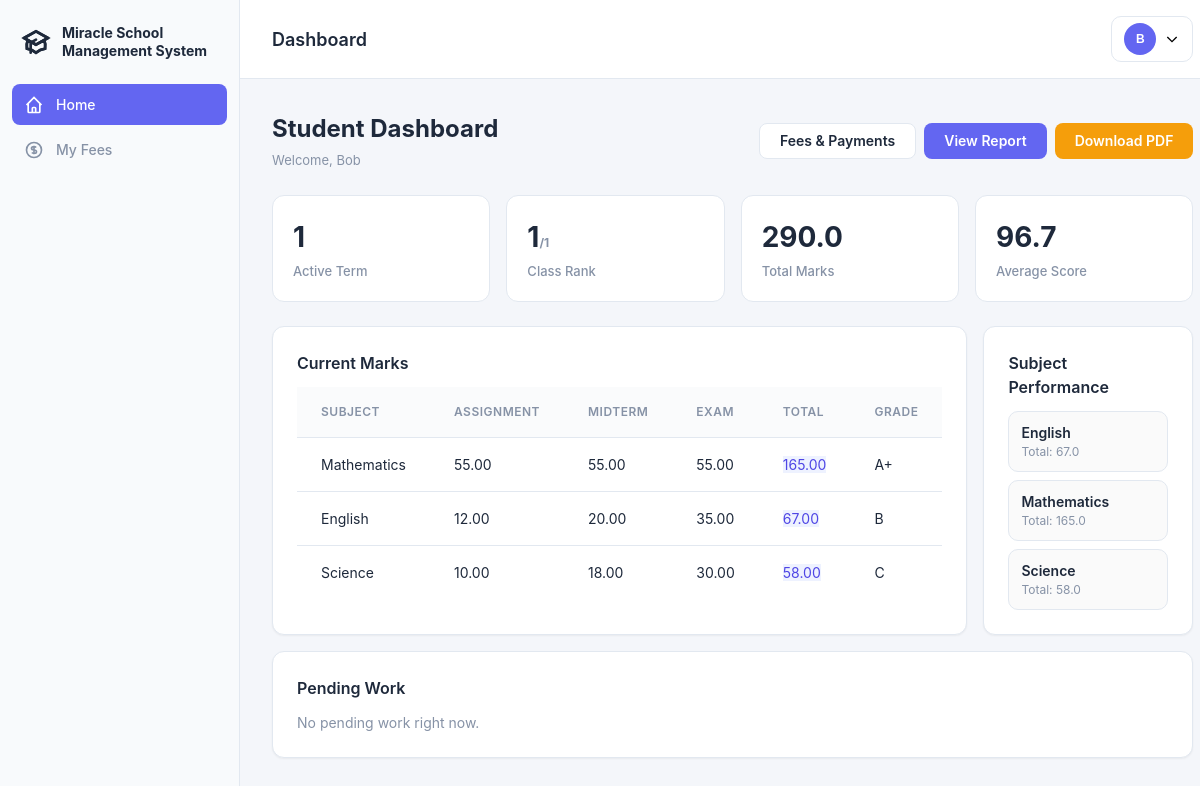
Screenshot of /student/dashboard/ (signed in) with the database file from the repository.
### school/models.py (models this page shows, shortened)
class User(AbstractUser):
    USER_TYPE_CHOICES = (
        ('admin', 'Administrator'),
        ('teacher', 'Teacher'),
        ('student', 'Student'),
        ('bursar', 'Bursar'),
    )
    user_type = models.CharField(max_length=10, choices=USER_TYPE_CHOICES)
    phone = models.CharField(max_length=15, blank=True, null=True)
    address = models.TextField(blank=True, null=True)
    class Meta:
        db_table = 'users'

class Student(models.Model):
    user = models.OneToOneField(User, on_delete=models.CASCADE)
    admission_number = models.CharField(max_length=20, unique=True)
    student_class = models.ForeignKey(Class, on_delete=models.SET_NULL, null=True)
    date_of_birth = models.DateField()
    guardian_name = models.CharField(max_length=100)
    guardian_phone = models.CharField(max_length=15)
    photo = models.ImageField(upload_to='students/photos/', blank=True, null=True)
    is_graduated = models.BooleanField(default=False)
    graduation_year = models.CharField(max_length=9, blank=True, null=True)
    class Meta:
        db_table = 'students'

class Term(models.Model):
    TERM_CHOICES = (
        ('1', 'Term 1'),
        ('2', 'Term 2'),
        ('3', 'Term 3'),
    )
    term = models.CharField(max_length=1, choices=TERM_CHOICES)
    academic_year = models.CharField(max_length=9)
    start_date = models.DateField()
    end_date = models.DateField()
    is_active = models.BooleanField(default=False)
    class Meta:
        db_table = 'terms'
        unique_together = ['term', 'academic_year']

class Mark(models.Model):
    student = models.ForeignKey(Student, on_delete=models.CASCADE)
    subject = models.ForeignKey(Subject, on_delete=models.CASCADE)
    term = models.ForeignKey(Term, on_delete=models.CASCADE)
    class_assigned = models.ForeignKey(Class, on_delete=models.CASCADE)
    teacher = models.ForeignKey(Teacher, on_delete=models.SET_NULL, null=True)
    assignment_marks = models.DecimalField(max_digits=5, decimal_places=2,
                                          validators=[MinValueValidator(0), MaxValueValidator(20)],
                                          default=0)
    midterm_marks = models.DecimalField(max_digits=5, decimal_places=2,
                                       validators=[MinValueValidator(0), MaxValueValidator(30)],
                                       default=0)
    exam_marks = models.DecimalField(max_digits=5, decimal_places=2,
                                    validators=[MinValueValidator(0), MaxValueValidator(50)],
                                    default=0)
    total_marks = models.DecimalField(max_digits=5, decimal_places=2, default=0)
    grade = models.CharField(max_length=2, blank=True)
    created_at = models.DateTimeField(auto_now_add=True)
    updated_at = models.DateTimeField(auto_now=True)
    class Meta:
        db_table = 'marks'
        unique_together = ['student', 'subject', 'term', 'class_assigned']

class Subject(models.Model):
    name = models.CharField(max_length=100)
    code = models.CharField(max_length=10, unique=True)
    description = models.TextField(blank=True)
    class Meta:
        db_table = 'subjects'

### school/views.py (the view)
# urls.py: path('student/dashboard/', views.student_dashboard, name='student_dashboard'),
@login_required
@user_passes_test(is_student)
def student_dashboard(request):
    student = Student.objects.get(user=request.user)
    active_term = Term.objects.filter(is_active=True).first()
    current_marks = Mark.objects.filter(
        student=student,
        term=active_term
    ).select_related('subject', 'teacher') if active_term else []
    if active_term:
        overall_stats = current_marks.aggregate(
            total_marks=Sum('total_marks'),
            average_score=Avg('assignment_marks')  # placeholder, will fix below
        )
        total_marks_list = list(current_marks.values_list('total_marks', flat=True))
        if total_marks_list:
            overall_stats['average_score'] = sum(total_marks_list) / len(total_marks_list)
        else:
            overall_stats['average_score'] = 0
        subject_performance = current_marks.values(
            'subject__name'
        ).annotate(
            marks=Sum('total_marks'),
            assignments_done=Count('assignment_marks', filter=~Q(assignment_marks=0)),
            total_assignments=Count('assignment_marks'),
            exams_done=Count('exam_marks', filter=~Q(exam_marks=0)),
            total_exams=Count('exam_marks')
        )
        class_ranks = Mark.objects.filter(
            term=active_term,
            class_assigned=student.student_class
        ).values('student_id').annotate(
            avg_score=Avg('total_marks')
        ).order_by('-avg_score')
        student_rank = next(
            (i for i, x in enumerate(class_ranks, 1) if x['student_id'] == student.id),
            None
        )
        pending_work = current_marks.filter(
            Q(assignment_marks=0) | Q(exam_marks=0)
        ).values('subject__name', 'assignment_marks', 'exam_marks')
    else:
        overall_stats = None
        subject_performance = []
        student_rank = None
        pending_work = []
    context = {
        'student': student,
        'active_term': active_term,
        'current_marks': current_marks,
        'overall_stats': overall_stats,
        'subject_performance': subject_performance,
        'class_rank': student_rank,
        'total_students': student.student_class.student_set.count(),
        'pending_work': pending_work
    }
    return render(request, 'student/dashboard.html', context)

### school/templates/student/dashboard.html (shortened to what this page needs)
{% extends 'base_dashboard.html' %}
{% block content %}
  <div class="content-header">
    <div>
      <h1 class="content-title">Student Dashboard</h1>
      <p class="content-subtitle">Welcome, {{ student.user.get_full_name }}</p>
    </div>
    <div style="display:flex;gap:8px;flex-wrap:wrap">
      <a class="btn btn-outline" href="{% url 'student_my_fees' %}">Fees & Payments</a>
      {% if active_term %}
        <a class="btn btn-primary" href="{% url 'view_report' active_term.id %}">View Report</a>
        <a class="btn btn-warning" href="/report/pdf/{{ student.id }}/{{ active_term.id }}/" target="_blank" rel="noopener">Download PDF</a>
      {% endif %}
    </div>
  </div>
  <div class="stats-grid">
    <div class="stat-card">
      <div class="stat-value">{% if active_term %}{{ active_term.term }}{% else %}-{% endif %}</div>
      <div class="stat-label">Active Term</div>
    </div>
    <div class="stat-card">
      <div class="stat-value">{% if class_rank %}{{ class_rank }}<span style="font-size:12px;color:var(--muted)">/{{ total_students }}</span>{% else %}-{% endif %}</div>
      <div class="stat-label">Class Rank</div>
    </div>
    <div class="stat-card">
      <div class="stat-value">{% if overall_stats and overall_stats.total_marks %}{{ overall_stats.total_marks|floatformat:1 }}{% else %}0{% endif %}</div>
      <div class="stat-label">Total Marks</div>
    </div>
    <div class="stat-card">
      <div class="stat-value">{% if overall_stats %}{{ overall_stats.average_score|floatformat:1 }}{% else %}0{% endif %}</div>
      <div class="stat-label">Average Score</div>
    </div>
  </div>
  <div class="grid" style="display:grid;grid-template-columns:2fr 1fr;gap:16px">
    <div class="card">
      <h3 style="margin-bottom:12px;font-size:16px;font-weight:600">Current Marks</h3>
      <table>
        <thead>
          <tr>
            <th>Subject</th>
            <th>Assignment</th>
            <th>Midterm</th>
            <th>Exam</th>
            <th>Total</th>
            <th>Grade</th>
          </tr>
        </thead>
        <tbody>
          {% for m in current_marks %}
            <tr>
              <td style="text-align:left">{{ m.subject.name }}</td>
              <td>{{ m.assignment_marks }}</td>
              <td>{{ m.midterm_marks }}</td>
              <td>{{ m.exam_marks }}</td>
              <td><span class="badge" style="background:#eef2ff;color:#4f46e5">{{ m.total_marks }}</span></td>
              <td>{{ m.grade }}</td>
            </tr>
          {% empty %}
            <tr><td colspan="6" style="text-align:center;color:var(--muted);padding:12px">No marks available for the active term.</td></tr>
          {% endfor %}
        </tbody>
      </table>
    </div>
    <div class="card">
      <h3 style="margin-bottom:12px;font-size:16px;font-weight:600">Subject Performance</h3>
      <div style="display:flex;gap:8px;flex-wrap:wrap">
        {% for s in subject_performance %}
          <div style="padding:10px 12px;border:1px solid var(--border);border-radius:10px;background:#fafafa;min-width:160px">
            <div style="font-weight:600;color:var(--text)">{{ s.subject__name }}</div>
            <div style="font-size:12px;color:var(--muted)">Total: {{ s.marks|floatformat:1 }}</div>
          </div>
        {% empty %}
          <div style="color:var(--muted)">No subject performance yet.</div>
        {% endfor %}
      </div>
    </div>
  </div>
  <div class="card" style="margin-top:16px">
    <h3 style="margin-bottom:12px;font-size:16px;font-weight:600">Pending Work</h3>
    <div style="display:flex;flex-direction:column;gap:8px">
      {% for p in pending_work %}
        <div style="display:flex;justify-content:space-between;gap:12px;padding:10px;border:1px solid var(--border);border-radius:10px">
          <div>
            <div style="font-weight:600">{{ p.subject__name }}</div>
            <div style="font-size:12px;color:var(--muted)">
              {% if p.assignment_marks == 0 %}<span class="badge" style="background:#fff7ed;color:#9a3412">Assignment pending</span>{% endif %}
              {% if p.exam_marks == 0 %}<span class="badge" style="background:#fee2e2;color:#b91c1c">Exam pending</span>{% endif %}
            </div>
          </div>
        </div>
      {% empty %}
        <div style="color:var(--muted)">No pending work right now.</div>
      {% endfor %}
    </div>
  </div>
{% endblock %}

### school/templates/base_dashboard.html (shortened to what this page needs)
<!doctype html>
<html lang="en">
<head>
  {% load static %}
  <link rel="stylesheet" href="{% static 'css/style.css' %}">
</head>
<body>
  <div class="dashboard-wrapper">
    <aside class="sidebar">
      <a href="{% if request.user.user_type == 'admin' %}{% url 'admin_dashboard' %}{% elif request.user.user_type == 'teacher' %}{% url 'teacher_dashboard' %}{% elif request.user.user_type == 'student' %}{% url 'student_dashboard' %}{% elif request.user.user_type == 'bursar' %}{% url 'bursar_dashboard' %}{% else %}{% url 'login_select' %}{% endif %}" class="sidebar-brand">
        <span>Miracle School<br/>Management System</span>
      </a>
      <ul class="sidebar-menu">
        {% if request.user.is_authenticated %}
          {% if request.user.user_type == 'admin' %}
            <li><a href="{% url 'admin_dashboard' %}" class="{% if request.resolver_match.url_name == 'admin_dashboard' %}active{% endif %}">
              <svg viewBox="0 0 24 24" fill="none" stroke="currentColor" stroke-width="2"><path d="M3 12l2-2m0 0l7-7 7 7M5 10v10a1 1 0 001 1h3m10-11l2 2m-2-2v10a1 1 0 01-1 1h-3m-6 0a1 1 0 001-1v-4a1 1 0 011-1h2a1 1 0 011 1v4a1 1 0 001 1m-6 0h6"/></svg>
              Home
            </a></li>
            <li><a href="{% url 'manage_students' %}" class="{% if 'students' in request.path %}active{% endif %}">
              <svg viewBox="0 0 24 24" fill="none" stroke="currentColor" stroke-width="2"><path d="M12 4.354a4 4 0 110 5.292M15 21H3v-1a6 6 0 0112 0v1zm0 0h6v-1a6 6 0 00-9-5.197M13 7a4 4 0 11-8 0 4 4 0 018 0z"/></svg>
              Students
            </a></li>
            <li><a href="{% url 'manage_teachers' %}" class="{% if 'teachers' in request.path %}active{% endif %}">
              <svg viewBox="0 0 24 24" fill="none" stroke="currentColor" stroke-width="2"><path d="M17 20h5v-2a3 3 0 00-5.356-1.857M17 20H7m10 0v-2c0-.656-.126-1.283-.356-1.857M7 20H2v-2a3 3 0 015.356-1.857M7 20v-2c0-.656.126-1.283.356-1.857m0 0a5.002 5.002 0 019.288 0M15 7a3 3 0 11-6 0 3 3 0 016 0zm6 3a2 2 0 11-4 0 2 2 0 014 0zM7 10a2 2 0 11-4 0 2 2 0 014 0z"/></svg>
              Teachers
            </a></li>
            <li><a href="{% url 'manage_fees' %}">
              <svg viewBox="0 0 24 24" fill="none" stroke="currentColor" stroke-width="2"><path d="M12 8c-1.657 0-3 .895-3 2s1.343 2 3 2 3 .895 3 2-1.343 2-3 2m0-8c1.11 0 2.08.402 2.599 1M12 8V7m0 1v8m0 0v1m0-1c-1.11 0-2.08-.402-2.599-1M21 12a9 9 0 11-18 0 9 9 0 0118 0z"/></svg>
              Fees
            </a></li>
            <li><a href="{% url 'bursar_dashboard' %}">
              <svg viewBox="0 0 24 24" fill="none" stroke="currentColor" stroke-width="2"><path d="M9 7h6m0 10v-3m-3 3h.01M9 17h.01M9 14h.01M12 14h.01M15 11h.01M12 11h.01M9 11h.01M7 21h10a2 2 0 002-2V5a2 2 0 00-2-2H7a2 2 0 00-2 2v14a2 2 0 002 2z"/></svg>
              Bursar
            </a></li>
            <li><a href="{% url 'promotion' %}">
              <svg viewBox="0 0 24 24" fill="none" stroke="currentColor" stroke-width="2"><path d="M13 7h8m0 0v8m0-8l-8 8-4-4-6 6"/></svg>
              Promotion
            </a></li>
            <li><a href="{% url 'admin_id_cards' %}" class="{% if 'id-cards' in request.path or '/id/' in request.path %}active{% endif %}">
              <svg viewBox="0 0 24 24" fill="none" stroke="currentColor" stroke-width="2"><path d="M15 14a3 3 0 11-6 0 3 3 0 016 0z"/><path d="M4 6a2 2 0 012-2h12a2 2 0 012 2v10a2 2 0 01-2 2H6a2 2 0 01-2-2V6z"/></svg>
              ID Cards
            </a></li>
          {% elif request.user.user_type == 'student' %}
            <li><a href="{% url 'student_dashboard' %}" class="active">
              <svg viewBox="0 0 24 24" fill="none" stroke="currentColor" stroke-width="2"><path d="M3 12l2-2m0 0l7-7 7 7M5 10v10a1 1 0 001 1h3m10-11l2 2m-2-2v10a1 1 0 01-1 1h-3m-6 0a1 1 0 001-1v-4a1 1 0 011-1h2a1 1 0 011 1v4a1 1 0 001 1m-6 0h6"/></svg>
              Home
            </a></li>
            <li><a href="{% url 'student_my_fees' %}">
              <svg viewBox="0 0 24 24" fill="none" stroke="currentColor" stroke-width="2"><path d="M12 8c-1.657 0-3 .895-3 2s1.343 2 3 2 3 .895 3 2-1.343 2-3 2m0-8c1.11 0 2.08.402 2.599 1M12 8V7m0 1v8m0 0v1m0-1c-1.11 0-2.08-.402-2.599-1M21 12a9 9 0 11-18 0 9 9 0 0118 0z"/></svg>
              My Fees
            </a></li>
          {% endif %}
        {% endif %}
      </ul>
    </aside>
    <div class="main-content">
      <div class="topbar">
        <div class="topbar-title">
          <h2 style="margin:0;font-size:18px;font-weight:600;color:var(--text)">{% block page_title %}Dashboard{% endblock %}</h2>
        </div>
        <div class="topbar-actions">
          <div class="user-menu-container">
            <button class="user-menu-trigger" onclick="document.getElementById('userDropdown').classList.toggle('active')">
              {% if request.user.student and request.user.student.photo %}
                <img src="{{ request.user.student.photo.url }}" alt="{{ request.user.get_full_name }}" class="user-avatar-img" />
              {% elif request.user.teacher and request.user.teacher.photo %}
                <img src="{{ request.user.teacher.photo.url }}" alt="{{ request.user.get_full_name }}" class="user-avatar-img" />
              {% else %}
                <div class="user-avatar">{{ request.user.first_name|slice:":1"|upper }}{{ request.user.last_name|slice:":1"|upper }}</div>
              {% endif %}
              <svg width="16" height="16" viewBox="0 0 24 24" fill="none" stroke="currentColor" stroke-width="2"><path d="M19 9l-7 7-7-7"/></svg>
            </button>
          </div>
        </div>
      </div>
      <div class="content-area">
        {% block content %}{% endblock %}
      </div>
    </div>
  </div>
</body>
</html>

### rows the page displays
User: user.first_name "B"
Student: user.get_full_name "Bob"
Term: term "1"
Mark: subject.name "Mathematics", assignment_marks "55.00", midterm_marks "55.00", exam_marks "55.00", total_marks "165.00", grade "A+"
Mark: subject.name "English", assignment_marks "12.00", midterm_marks "20.00", exam_marks "35.00", total_marks "67.00", grade "B"
Mark: subject.name "Science", assignment_marks "10.00", midterm_marks "18.00", exam_marks "30.00", total_marks "58.00", grade "C"
Subject: subject__name "English", marks "67.0"
Subject: subject__name "Mathematics", marks "165.0"
Subject: subject__name "Science", marks "58.0"

### other values shown
{{ class_rank }} "1"
{{ total_students }} "1"
{{ overall_stats.total_marks|floatformat:1 }} "290.0"
{{ overall_stats.average_score|floatformat:1 }} "96.7"
